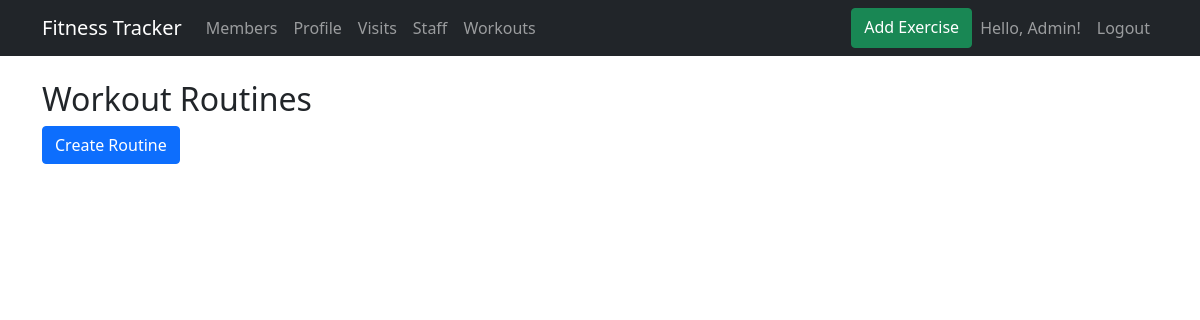
The app's page /workouts/ (signed in), older data.
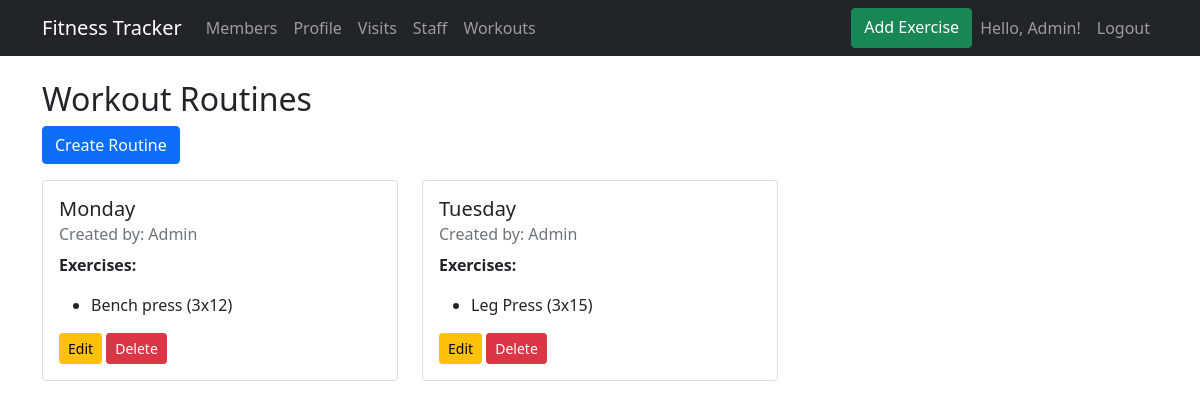
The same page, newer data.
### accounts/models.py (models this page shows)
class CustomUser(AbstractUser):
    ROLES = (
        ('ADMIN', 'Admin'),
        ('STAFF', 'Staff'),
        ('VISITOR', 'Visitor'),
    )
    role = models.CharField(max_length=10, choices=ROLES, default='VISITOR')

### fitness/models.py (models this page shows, shortened)
class WorkoutRoutine(models.Model):
    name = models.CharField(max_length=100)
    exercises = models.ManyToManyField(Exercise)
    created_by = models.ForeignKey(User, on_delete=models.CASCADE)
    created_at = models.DateTimeField(auto_now_add=True)
    updated_at = models.DateTimeField(auto_now=True)

class Exercise(models.Model):
    name = models.CharField(max_length=100)
    category = models.ForeignKey(WorkoutCategory, on_delete=models.CASCADE)
    muscle_group = models.CharField(max_length=100)
    reps = models.IntegerField()
    sets = models.IntegerField()
    created_at = models.DateTimeField(auto_now_add=True)
    updated_at = models.DateTimeField(auto_now=True)

### fitness/views.py (the view)
# urls.py: path('workouts/', views.workout_list, name='workout_list'),
@login_required
def workout_list(request):
    workouts = WorkoutRoutine.objects.all()
    return render(request, 'fitness/workout_list.html', {'workouts': workouts})

### fitness/templates/fitness/workout_list.html
{% extends 'base.html' %}
{% block content %}
<h2>Workout Routines</h2>
<a href="{% url 'workout_create' %}" class="btn btn-primary mb-3">Create Routine</a>
<div class="row">
    {% for workout in workouts %}
    <div class="col-md-4 mb-4">
        <div class="card">
            <div class="card-body">
                <h5 class="card-title">{{ workout.name }}</h5>
                <h6 class="card-subtitle mb-2 text-muted">Created by: {{ workout.created_by.username }}</h6>
                <p class="card-text">
                    <strong>Exercises:</strong>
                    <ul>
                        {% for exercise in workout.exercises.all %}
                        <li>{{ exercise.name }} ({{ exercise.sets }}x{{ exercise.reps }})</li>
                        {% endfor %}
                    </ul>
                </p>
                <a href="{% url 'workout_update' workout.pk %}" class="btn btn-sm btn-warning">Edit</a>
                <a href="{% url 'workout_delete' workout.pk %}" class="btn btn-sm btn-danger">Delete</a>
            </div>
        </div>
    </div>
    {% endfor %}
</div>
{% endblock %}

### templates/base.html (shortened to what this page needs)
{% load static %}
<!DOCTYPE html>
<html>
<head>
    <link href="https://cdn.jsdelivr.net/npm/bootstrap@5.1.3/dist/css/bootstrap.min.css" rel="stylesheet">
</head>
<body>
    <nav class="navbar navbar-expand-lg navbar-dark bg-dark">
        <div class="container">
            <a class="navbar-brand" href="{% url 'home' %}">Fitness Tracker</a>
            <div class="collapse navbar-collapse">
                <ul class="navbar-nav me-auto">
                    {% if user.is_authenticated and user.role == 'ADMIN' %}
                        <li class="nav-item">
                            <a class="nav-link" href="{% url 'member_list' %}">Members</a>
                        </li>
                    {% endif %}
                    {% if user.is_authenticated %}
                        <li class="nav-item">
                            <a class="nav-link" href="{% url 'profile' %}">Profile</a>
                        </li>
                        {% if user.role == 'ADMIN' %}
                        <li class="nav-item">
                            <a class="nav-link" href="{% url 'visit_list' %}">Visits</a>
                        </li>
                            <li class="nav-item">
                                <a class="nav-link" href="{% url 'staff_list' %}">Staff</a>
                            </li>
                        {% endif %}
                        <li class="nav-item">
                            <a class="nav-link" href="{% url 'workout_list' %}">Workouts</a>
                        </li>
                    {% endif %}
                </ul>
                <ul class="navbar-nav">
                    <a href="{% url 'exercise_create' %}" class="btn btn-success">
                         Add Exercise
                    </a>
                    {% if user.is_authenticated %}
                        <li class="nav-item">
                            <span class="nav-link">Hello, {{ user.username }}!</span>
                        </li>
                        <li class="nav-item">
                            <a class="nav-link" href="{% url 'logout' %}">Logout</a>
                        </li>
                    {% endif %}
                </ul>
            </div>
        </div>
    </nav>
    <div class="container mt-4">
        {% block content %}{% endblock %}
    </div>
</body>
</html>

Row changes from the older to the newer data that the page shows:
added WorkoutRoutine: name "Monday", created_by.username "Admin"
added Exercise: name "Bench press", sets "3", reps "12", shown under "Monday"
added WorkoutRoutine: name "Tuesday", created_by.username "Admin"
added Exercise: name "Leg Press", sets "3", reps "15", shown under "Tuesday"
